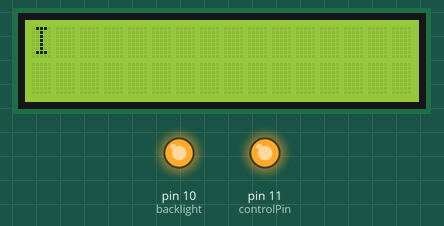
The sketch below on a simulated Arduino Uno, built with avr-gcc and run on an emulated ATmega328P. On the bench: 16×2 character LCD, output pins drawn as LEDs (lit = HIGH).

Above: at 0.1 s.
At 9.6 s:
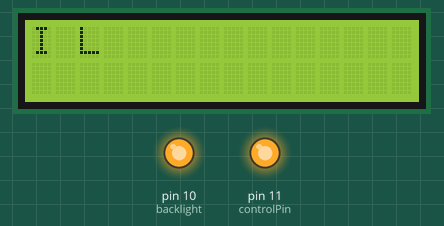
At 19.1 s:
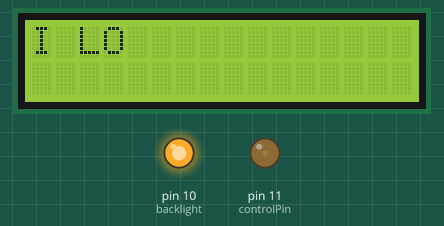
At 37.1 s:
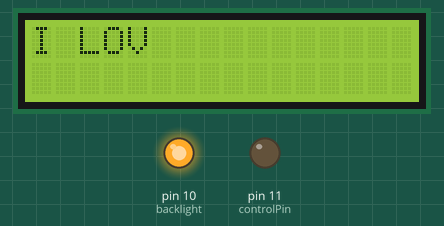
Timing chart, 0 to 40.0 s (numbered marks = the images above):
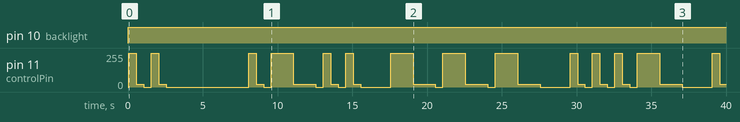

The sketch:

16x2lcd.ino
```cpp
#include <LiquidCrystal.h>

// A dot is a '1',  A dash '0' -1 is a filler / compensator for the absence of jagged arrays
int letterMorse[][4] = {
  {1, 0, -1, -1},
  {0, 1, 1, 1},
  {0, 1, 0, 1},
  {0, 1, 1, -1},
  {1, -1, -1, -1},
  {1, 1, 0, 1},
  {0, 0, 1, -1},
  {1, 1, 1, 1},
  {1, 1, -1, -1},
  {1, 0, 0, 0},
  {0, 1, 0, -1},
  {1, 0, 1, 1},
  {0, 0, -1, -1},
  {0, 1, -1, -1},
  {0, 0, 0, -1},
  {1, 0, 0, 1},
  {0, 0, 1, 0},
  {1, 0, 1, -1},
  {1, 1, 1, -1},
  {0, -1, -1, -1},
  {1, 1, 0, -1},
  {1, 1, 1, 0},
  {1, 0, 0, -1},
  {0, 1, 1, 0},
  {0, 1, 0, 0},
  {0, 0, 1, 1}
};


int numberMorse[][5] = {
  { 0, 0, 0, 0, 0 },
  { 1, 0, 0, 0, 0 },
  { 1, 1, 0, 0, 0 },
  { 1, 1, 1, 0, 0 },
  { 1, 1, 1, 1, 0 },
  { 1, 1, 1, 1, 1 },
  { 0, 1, 1, 1, 1 },
  { 0, 0, 1, 1, 1 },
  { 0, 0, 0, 1, 1 },
  { 0, 0, 0, 0, 1 }
};

//// A dot is a '1',  A dash '0'
//int symbolMorse[][6] = {
//    {0, -1, 0, -1, 0, -1},
//    {0, }
//}

int controlPin = 11;
const int standardPauseInMilliseconds = 500;
LiquidCrystal lcd(2, 3, 4, 6, 7, 8, 9);
int backlight = 10;

void setup() {
    pinMode(backlight, OUTPUT);
    digitalWrite(backlight, HIGH);

  lcd.begin(16, 2);
  lcd.clear();
  lcd.setCursor(0, 0);
  lcd.display();
  // put your setup code here, to run once:
  doMorse("I LOVE ARDUINO");
}

void loop() {
}

void doMorse(String message)
{
  // put your main code here, to run repeatedly:
  for (int i = 0; i < message.length(); i++)
  {
    char letter = message.charAt(i);

    lcd.print(letter);

    Serial.println(letter);

    if (letter == ' ')
    {
      //Words are separated by a space equal to 7 dots
      delay(standardPauseInMilliseconds * 7);
      continue;
    }

    int *component = lookupComponents(letter);

    for (int j = 0; j < 4; j++)
    {

      int number = component[j];
      if (number < 0) continue;

      bool isDot = (number);

      Serial.print(isDot ? "Dot- " : "Dash- ");

      //For the duration of a dash (0) is 3 times the duration of a dot (1)
      blink(isDot ? standardPauseInMilliseconds : standardPauseInMilliseconds * 3);
      beep(isDot ? standardPauseInMilliseconds : standardPauseInMilliseconds * 3);

      //Each dot / dash is followed by a short silence, equal to the dot duration
      delay(standardPauseInMilliseconds);
    }

    Serial.println(' ');

    //The space between letters is three units
    delay(standardPauseInMilliseconds * 3);

  }
}

void blink(int delayInMilliseconds)
{
  pinMode(controlPin, OUTPUT);
  //Turn on the light
  digitalWrite(controlPin, HIGH);
  //For the duration of a dash (0) is 3 times the duration of a dot (1)
  delay(delayInMilliseconds);
  digitalWrite(controlPin, LOW);

}

void beep(int delayInMilliseconds)
{
  pinMode(controlPin, OUTPUT);
  analogWrite(controlPin, 20);
  delay(delayInMilliseconds);
  analogWrite(controlPin, 0);
}


int * lookupComponents(char letter)
{
    int value = ((int)letter) - 65;
    bool isNumber = value < 0;

    Serial.println(value);
    //lcd.print(value);

    return isNumber ? numberMorse[value] : letterMorse[value];

}
```

Measured:
- by itself, pin 10 (backlight): LOW → HIGH at 0.00 s
- by itself, pin 11 (controlPin): 0/255 → 255/255 at 0.07 s, → 20/255 0.50 s later, → 0/255 0.50 s later, → 255/255 0.50 s later, … (41 changes in this stretch)
- what the display in image 2 shows lasts 12.0 s, from 17.6 s to 29.6 s
